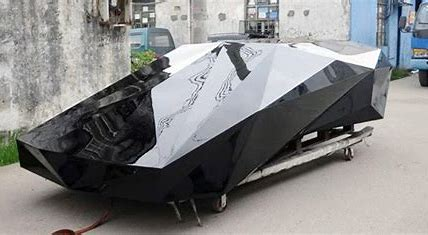
#> input picture Image/OIP.jpg, 428 x 235 px
$ jupyter execute 'IMAGE-ASCII .ipynb'
#> lines starting #> are read from the running program, lines starting #| are printed output that depends on the picture
[cell 1]
import numpy as np
import cv2
import tkinter as tk
from tkinter import Canvas
from PIL import Image,ImageDraw
import PIL.ImageFont
import os


#requirements pip install numpy, pip install opencv, pip install tkinter, pip install Pillow

[cell 2]
usetkinter = True
Debug= True
while True:
    Filename = input(" Enter Valid Image name: ")
    if os.path.isfile(Filename):
        print("File Found")
        break
    else:
        print("File not found")
#> this loop made 1 pass; the answer given on pass 1: Image/OIP.jpg

[cell 3]
#image = Image.open(Filename)
#image

[cell 4]
# extended ascii characters were not working so
#txt = "  .,:;!|#$@░▒▓█"

# created a string with characters that might fit as ascii charcter art
txt = "  _.,*:!|abc#8$@"

txt = txt[::-1]
#didn't want to write backwards so used slicing instead XD

[cell 5]
#only for jupyter notebook
#newm=image.convert('L')
#newm

[cell 6]
#it will return a 2 dimensional array with values ranging 0-255
# Stored in pixels each value represent color as 0 -> black and 255-> white others in middle of gray
pixels = cv2.imread(Filename,cv2.IMREAD_GRAYSCALE)
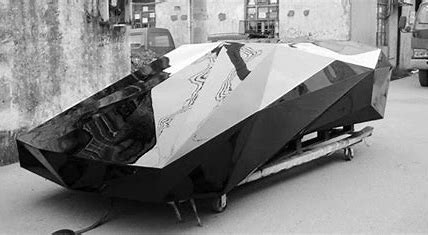
#> pixels: shape (235, 428); min 0, max 255, mean 132.8


# using pixels.shape we get row and col lengths, which we can then use to identiy the resolution of image
new_width = pixels.shape[1]
#> new_width = 428
new_height = pixels.shape[0]
#> new_height = 235

# creating a list with list comprehension from asciitext used above
charlist = [x for x in txt]

"""
#using join function we create a huge string of lenght image's Row x Col
# for every value in the 2d array it can range 0-255 we have 16 characters and now we have to seprate 255/15 = 17
# to distribute any values to its int as string index.
# chose 17 as i had 15 characters since a value can be 255 dividing it by 17 we get 15 ->
# charlist[15] that would raise an out of index error so I added an extra space character to make our ascii string lenght of 16
"""
characters = "".join([charlist[pix//17] for row in pixels for pix in row])


# Here, we use characters[i:i+new_width] to identify slicing from i to the number of col as in width of image
# starting with 0 to total length with increament of total column value, replicating the matrix of pixels.shape but with \n
# this will create the final image.
ascii_image = "\n".join(characters[i:(i+new_width)] for i in range(0,len(characters),new_width))
#ascii_image = map(0,pixels,0,len(charlist)-1)

if Debug:
    print("Pixels value of image : ",pixels)
#> (printed output is left out)
    print("Dimension of Image: ",pixels.shape)
#| Dimension of Image:  (235, 428)
    print("Ascii text to be used: ",txt)
    print("Total number of ascii characters: ",len(charlist))
    print("Total number of ascii text pasted on Image: ",len(characters))
#| Total number of ascii text pasted on Image:  100580
    print("Length of final String: ",len(ascii_image))
#| Length of final String:  100814


    # creating a text file to display the Art.
with open("Imageas_ASCII.txt","w") as f:
    f.write(ascii_image)
